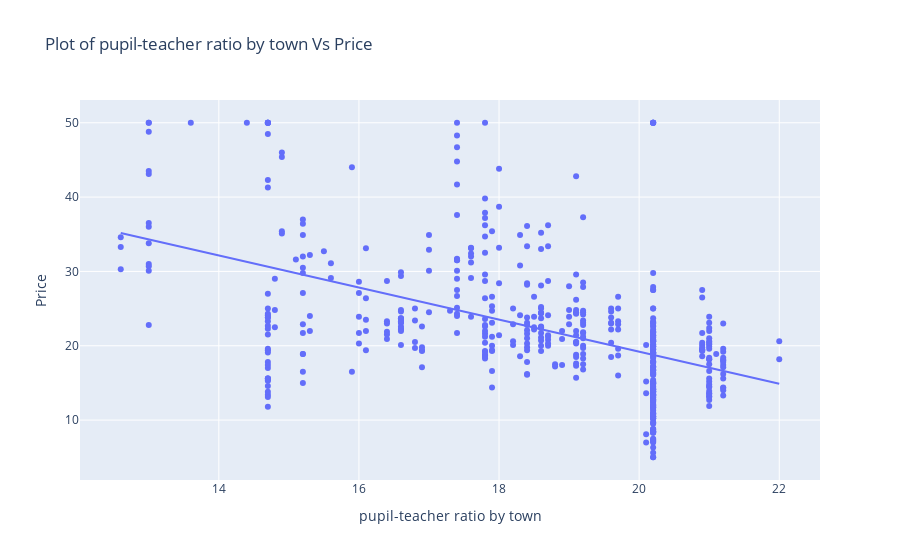

Notebook code cell kept with this figure:
### Markdown cell above
We have higher house prices where there is lower % of population status

### Code cell
fig = px.scatter(dataset, x = 'PTRATIO', y = 'Price',
                labels = {'PTRATIO':'pupil-teacher ratio by town'}, 
                title = 'Plot of pupil-teacher ratio by town Vs Price',
                trendline="ols")
fig.show()

### Figure 1 — Plotly figure (JSON) as saved in the notebook; plotly's stock layout.template omitted (floating-point values rounded to 4 significant figures; data arrays with more than 128 entries replaced by an {"elided": "..."} marker saying what was removed)
{"data": [{"hovertemplate": "pupil-teacher ratio by town=%{x}<br>Price=%{y}<extra></extra>", "legendgroup": "", "marker": {"color": "#636efa", "symbol": "circle"}, "mode": "markers", "name": "", "orientation": "v", "showlegend": false, "type": "scatter", "x": {"elided": "506 float values"}, "xaxis": "x", "y": {"elided": "506 float values"}, "yaxis": "y"}, {"hovertemplate": "<b>OLS trendline</b><br>Price = -2.15718 * PTRATIO + 62.3446<br>R<sup>2</sup>=0.257847<br><br>pupil-teacher ratio by town=%{x}<br>Price=%{y} <b>(trend)</b><extra></extra>", "legendgroup": "", "marker": {"color": "#636efa", "symbol": "circle"}, "mode": "lines", "name": "", "showlegend": false, "type": "scatter", "x": {"elided": "506 float values"}, "xaxis": "x", "y": {"elided": "506 float values"}, "yaxis": "y"}], "layout": {"legend": {"tracegroupgap": 0}, "title": {"text": "Plot of pupil-teacher ratio by town Vs Price"}, "xaxis": {"anchor": "y", "domain": [0, 1], "title": {"text": "pupil-teacher ratio by town"}}, "yaxis": {"anchor": "x", "domain": [0, 1], "title": {"text": "Price"}}}}
